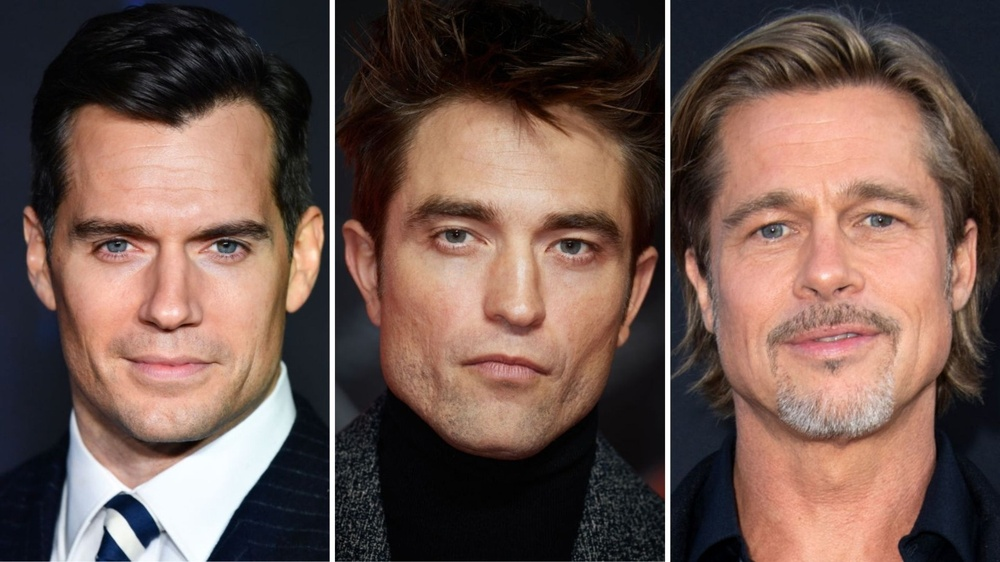
#> input picture Proyectos/P3/img_prueba.jpeg, 1000 x 562 px, shrunk from 1600 x 900 before the run, found by its file name
$ jupyter execute project3.ipynb
#> lines starting #> are read from the running program, lines starting #| are printed output that depends on the picture; after the words box and inside, x2 and y2 are one past the last pixel; in counts of white or black regions, pixels touching at a corner belong together
[cell 1]
import cv2
from google.colab.patches import cv2_imshow

[cell 2]
# Cargar la imagen
img = cv2.imread("/content/img_prueba.jpeg")
#> img is the input picture: shape (562, 1000, 3); mean B, G, R 78.4, 86.4, 110.4

[cell 3]
# Convertir la imagen a escala de grises
gray = cv2.cvtColor(img, cv2.COLOR_BGR2GRAY)
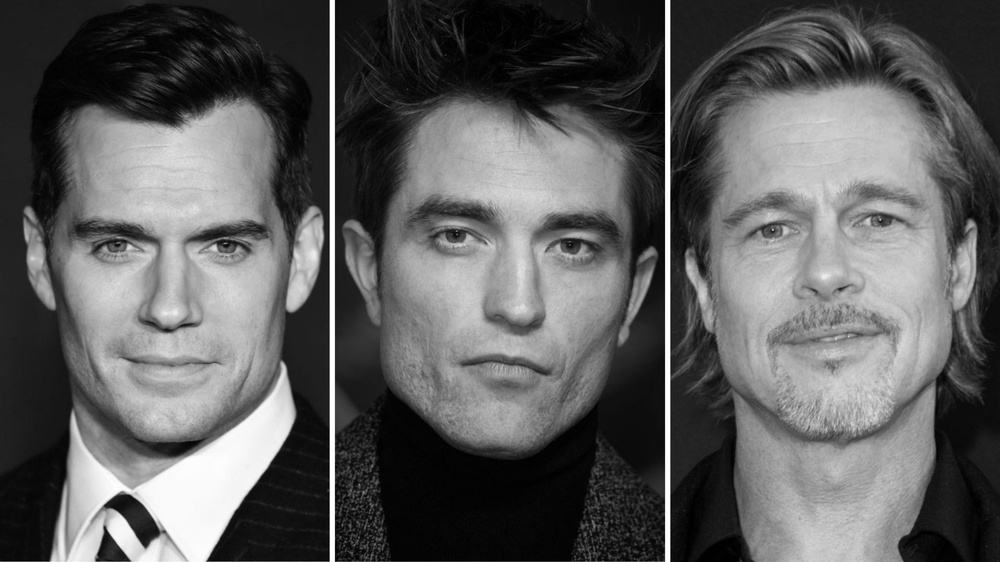
#> gray: shape (562, 1000); min 0, max 255, mean 92.6

# CARGAR EL CLASIFICADOR DE CASCADA FRONTAL DE HAAR
face_cascade = cv2.CascadeClassifier("/content/haarcascade_frontalface_default.xml")

# Detectar caras en la imagen
faces = face_cascade.detectMultiScale(gray, 1.3, 5)
#> faces = [[678, 108, 294, 294], [35, 136, 282, 282], [362, 120, 309, 309]]

# Dibujar rectangulos alrededor de cada cara detectada
for (x, y, w, h) in faces:
    cv2.rectangle(img,(x,y), (x+w, y+h), (255,0,0),2)
#> this loop made 3 passes
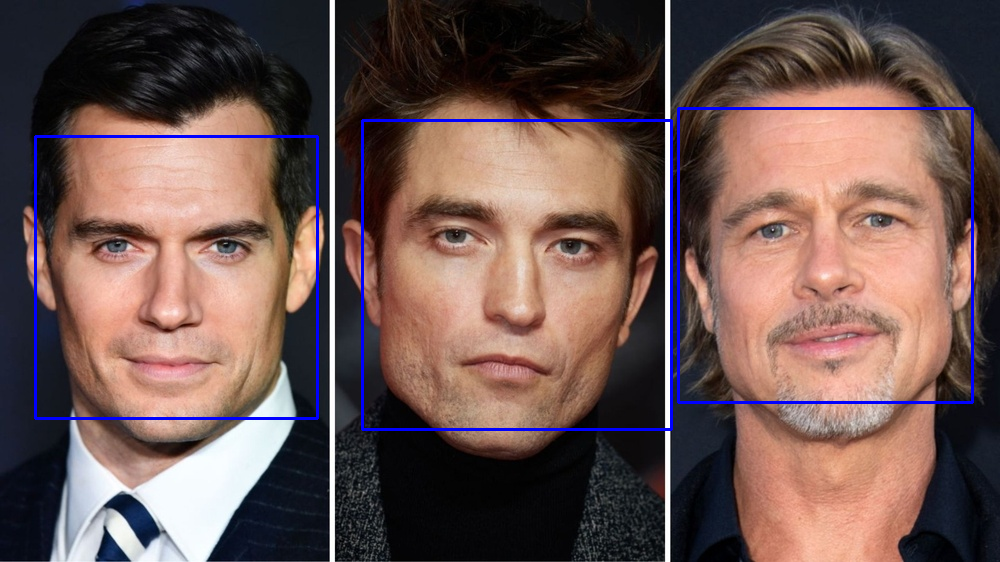
#> img: shape (562, 1000, 3); 1.89% of pixels changed, all inside (x1, y1, x2, y2) = (34, 107, 974, 431)

# Mostrar la imagen con las caras detectadas
cv2_imshow(img)
cv2.waitKey(0)
cv2.destroyAllWindows()

$ run again, with Proyectos/P3/image-1.png saved as Proyectos/P3/img_prueba.jpeg
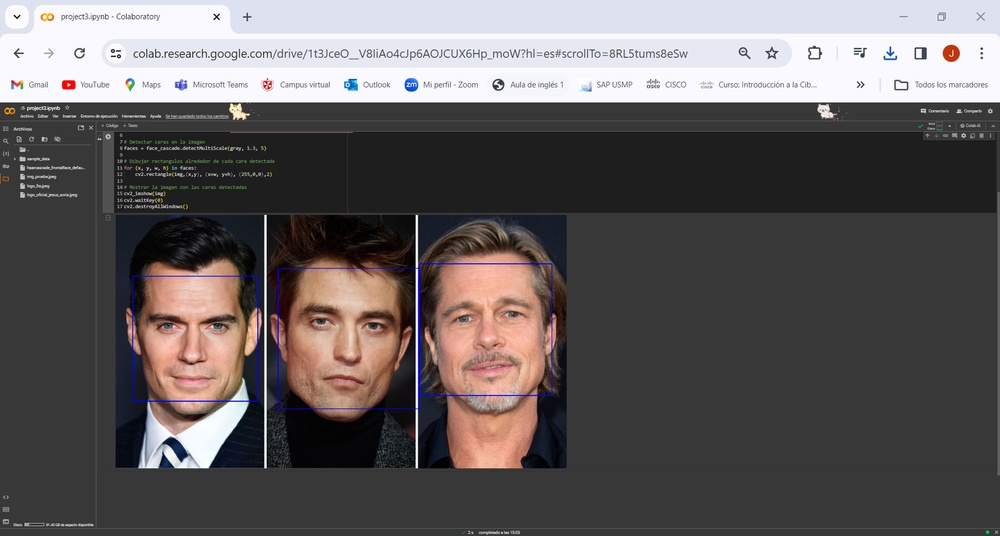
#> input picture Proyectos/P3/image-1.png, 1000 x 536 px, shrunk from 1920 x 1030 before the run, found by its file name
#> img is the input picture: shape (536, 1000, 3); mean B, G, R 94.2, 93.6, 98.6
#> `gray = cv2.cvtColor(img, cv2.COLOR_BGR2GRAY)`:
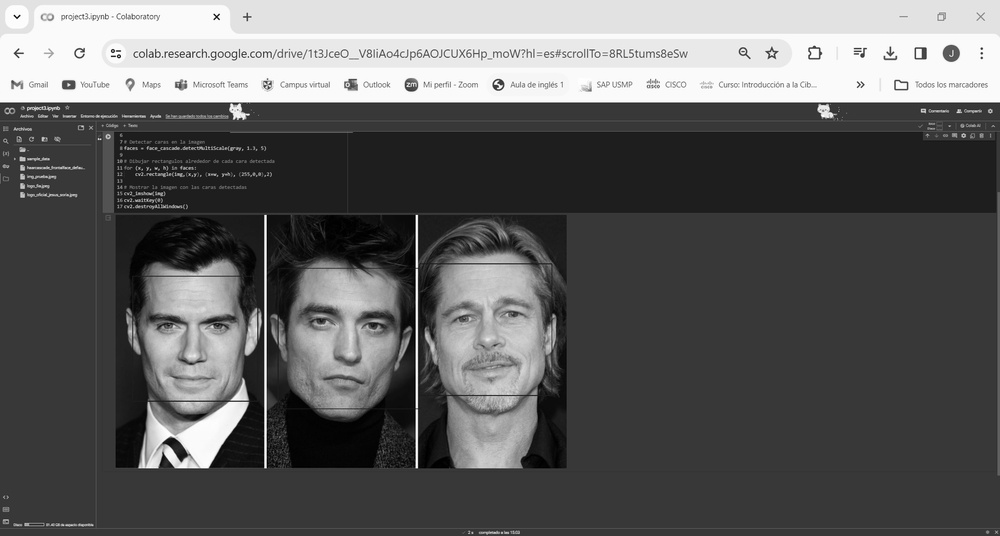
#> gray: shape (536, 1000); min 0, max 255, mean 95.2
#> faces = [[417, 259, 143, 143], [279, 268, 141, 141], [128, 273, 133, 133]]
#> the loop `for (x, y, w, h) in faces:` made 3 passes
#> after the loop `for (x, y, w, h) in faces:`:
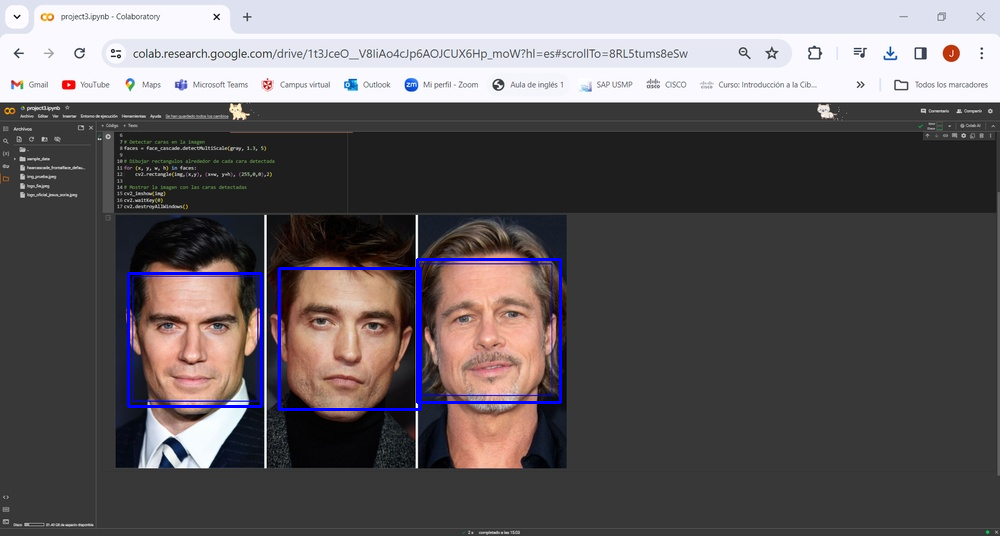
#> img: shape (536, 1000, 3); 0.93% of pixels changed, all inside (x1, y1, x2, y2) = (127, 258, 562, 411)
